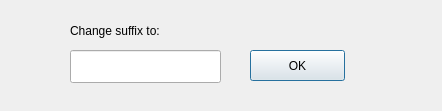
<?xml version="1.0" encoding="UTF-8"?>
<ui version="4.0">
 <class>Dialog</class>
 <widget class="QDialog" name="Dialog">
  <property name="geometry">
   <rect>
    <x>0</x>
    <y>0</y>
    <width>442</width>
    <height>111</height>
   </rect>
  </property>
  <property name="windowTitle">
   <string>Dialog</string>
  </property>
  <widget class="QLineEdit" name="lineEdit">
   <property name="geometry">
    <rect>
     <x>70</x>
     <y>50</y>
     <width>151</width>
     <height>33</height>
    </rect>
   </property>
  </widget>
  <widget class="QPushButton" name="pushButton">
   <property name="geometry">
    <rect>
     <x>250</x>
     <y>50</y>
     <width>95</width>
     <height>31</height>
    </rect>
   </property>
   <property name="text">
    <string>OK</string>
   </property>
  </widget>
  <widget class="QLabel" name="label">
   <property name="geometry">
    <rect>
     <x>70</x>
     <y>20</y>
     <width>141</width>
     <height>21</height>
    </rect>
   </property>
   <property name="text">
    <string>Change suffix to:</string>
   </property>
  </widget>
 </widget>
 <resources/>
 <connections/>
</ui>
